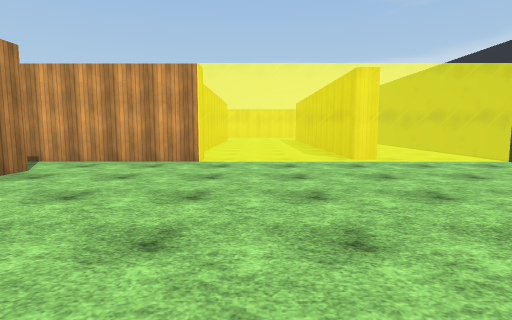
[1] (above)

16 first-person views from a walk through a 3-D level made in the Unity game engine. The camera is 1.4 m above the floor, tilts 6° down and sees 80° across. The floor is counted in squares, 2 m on a side. Each view is taken from the middle of a square. On the plan, view 1 faces up. The plan holds only what a view shows up to about 10 squares ahead; the rest is blank. The place goes on beyond the plan. Some animated figures are not drawn. Surface patterns are stand-ins for the level's own textures.

[2]
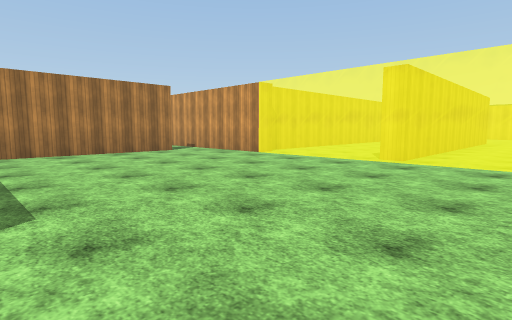

[3]
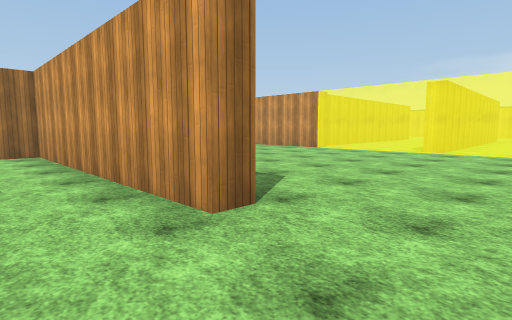

[4]
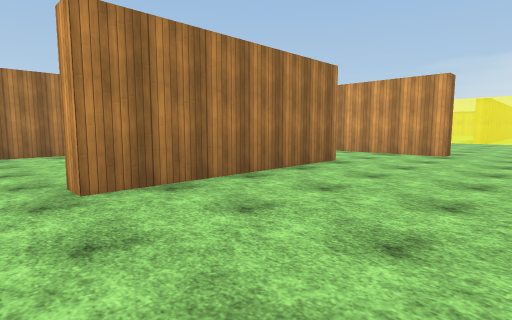

[5]
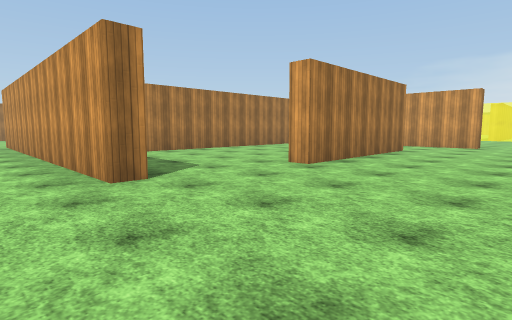

[6]
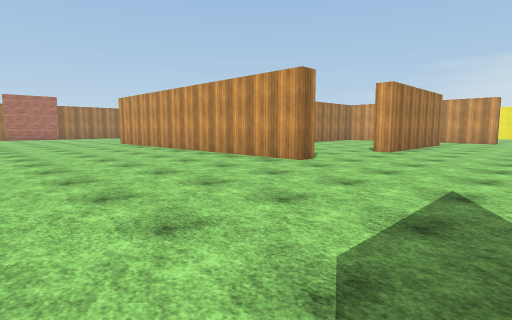

[7]
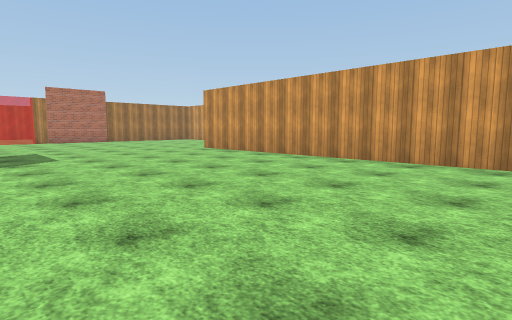

[8]
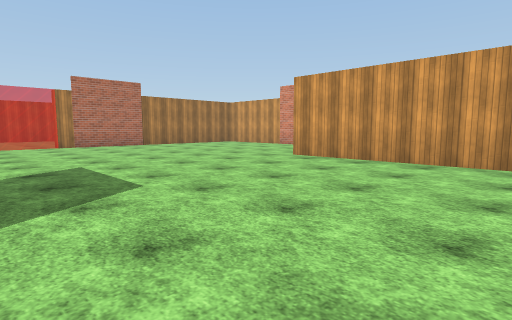

[9]
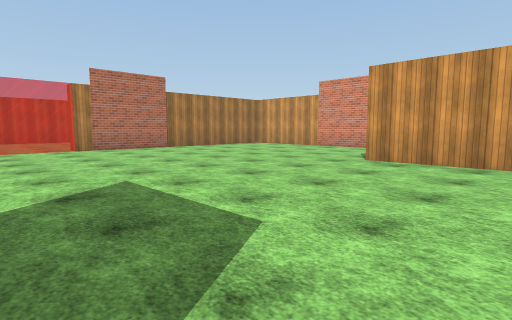

[10]
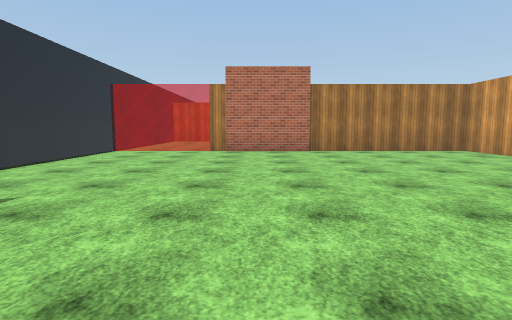

[11]
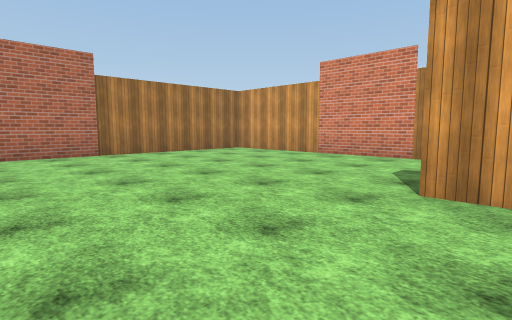

[12]
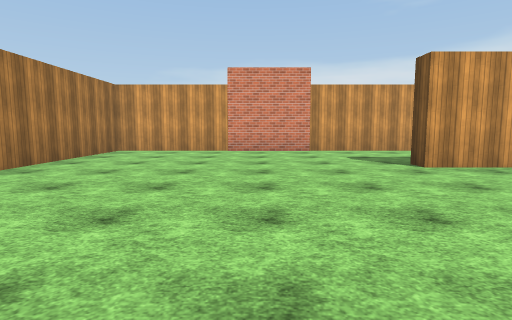

[13]
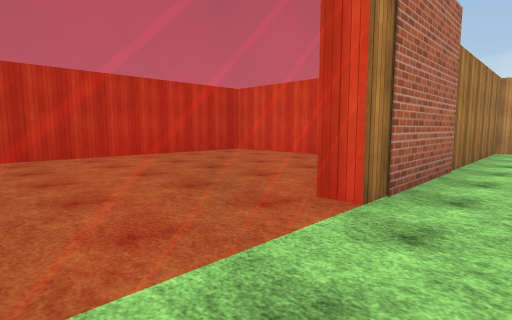

[14]
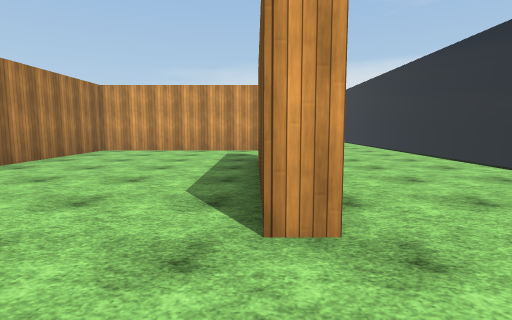

[15]
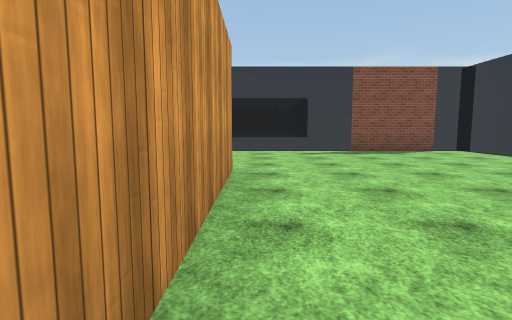

[16]
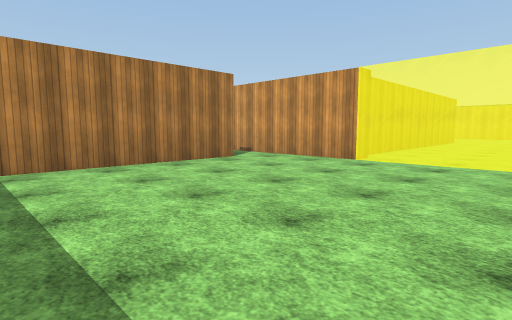

### Floor plan
Key: @ floor where view 1 was taken; # wall or solid block; . floor; = window, fence, low wall or low ledge.
Columns run from 23 left of view 1 to 6 right of it. Each row starts with its distance up from view 1.
 11                      #    #
 10                      #...##.
  9                      #...##.
  8                      #...##.
  7                   ####=======
  6                   ...........
  5                    ..........
  4                    #.........
  3                    #.........
  2                    #.........
  1                    #.........
  0                    #...@.....
 -1                    ########..
 -2                    #.........
 -3                    #.........
 -4                    #.........
 -5                    #....#....
 -6                     ....#....
 -7                     ....#....
 -8       ###########  #....#....
 -9       #.........   #....#....
-10       #.........   =.........
-11       #.........     ........
-12 ####  #.......#####=####.....
-13 #.... #......................
-14 #.....#......................
-15 #.....#......................
-16 #.....#......................#
-17 #.....=......................#
-18 #.....=......................#
-19       =.................  ...

Where each view was taken, in squares from view 1:
view 1: 0 up, 0 right, facing up
view 2: 0 up, 5 right, facing up-left
view 3: 3 down, 5 right, facing up-left
view 4: 10 down, 5 right, facing up-left
view 5: 14 down, 5 right, facing up-left
view 6: 18 down, 5 right, facing up-left
view 7: 19 down, 0 right, facing up-left
view 8: 19 down, 4 left, facing up-left
view 9: 19 down, 6 left, facing up-left
view 10: 15 down, 7 left, facing left
view 11: 16 down, 8 left, facing up-left
view 12: 18 down, 12 left, facing up
view 13: 19 down, 15 left, facing up-left
view 14: 11 down, 1 right, facing up
view 15: 13 down, 4 left, facing right
view 16: 0 up, 2 right, facing up-left
